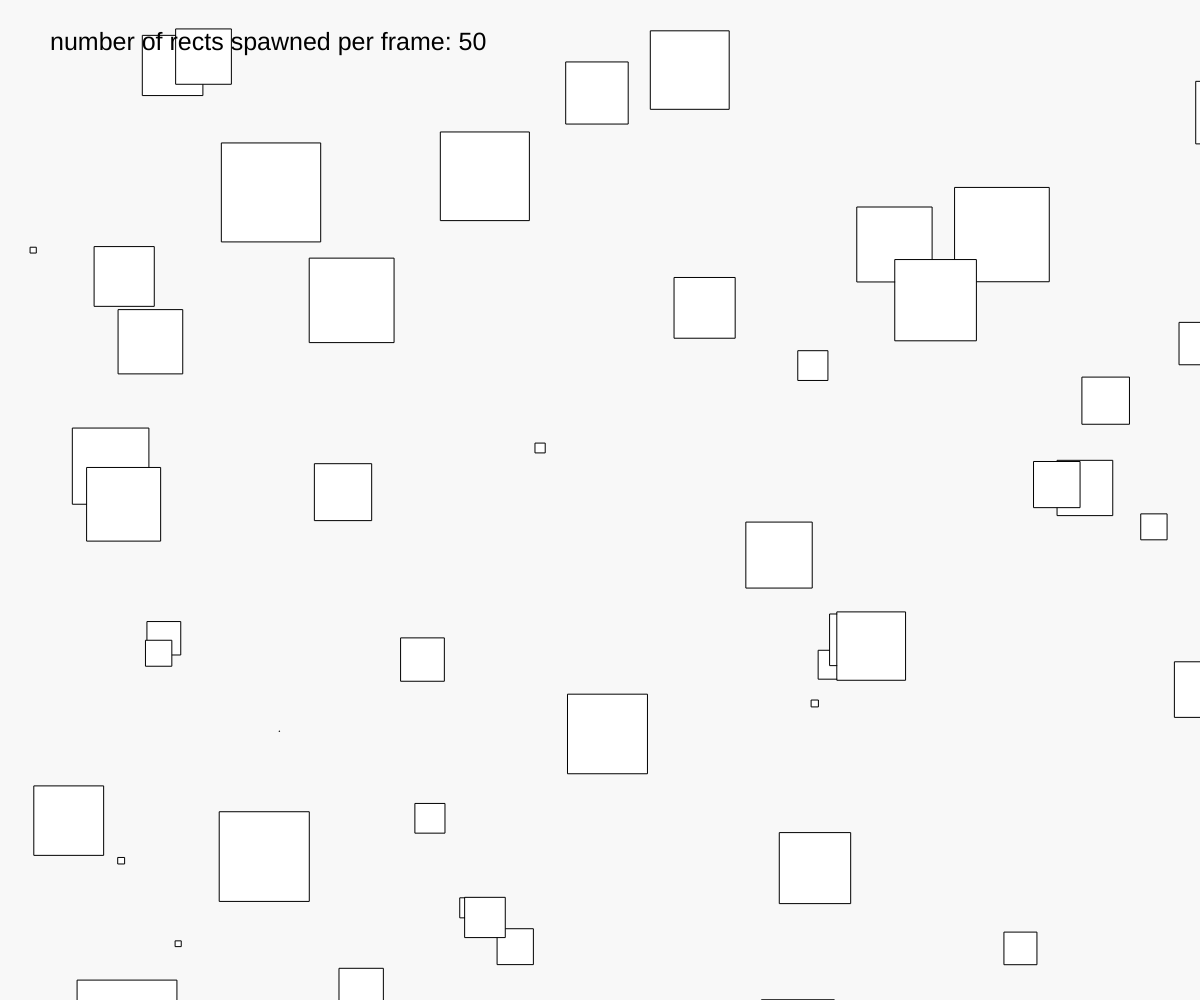
Frame 1 (no input)
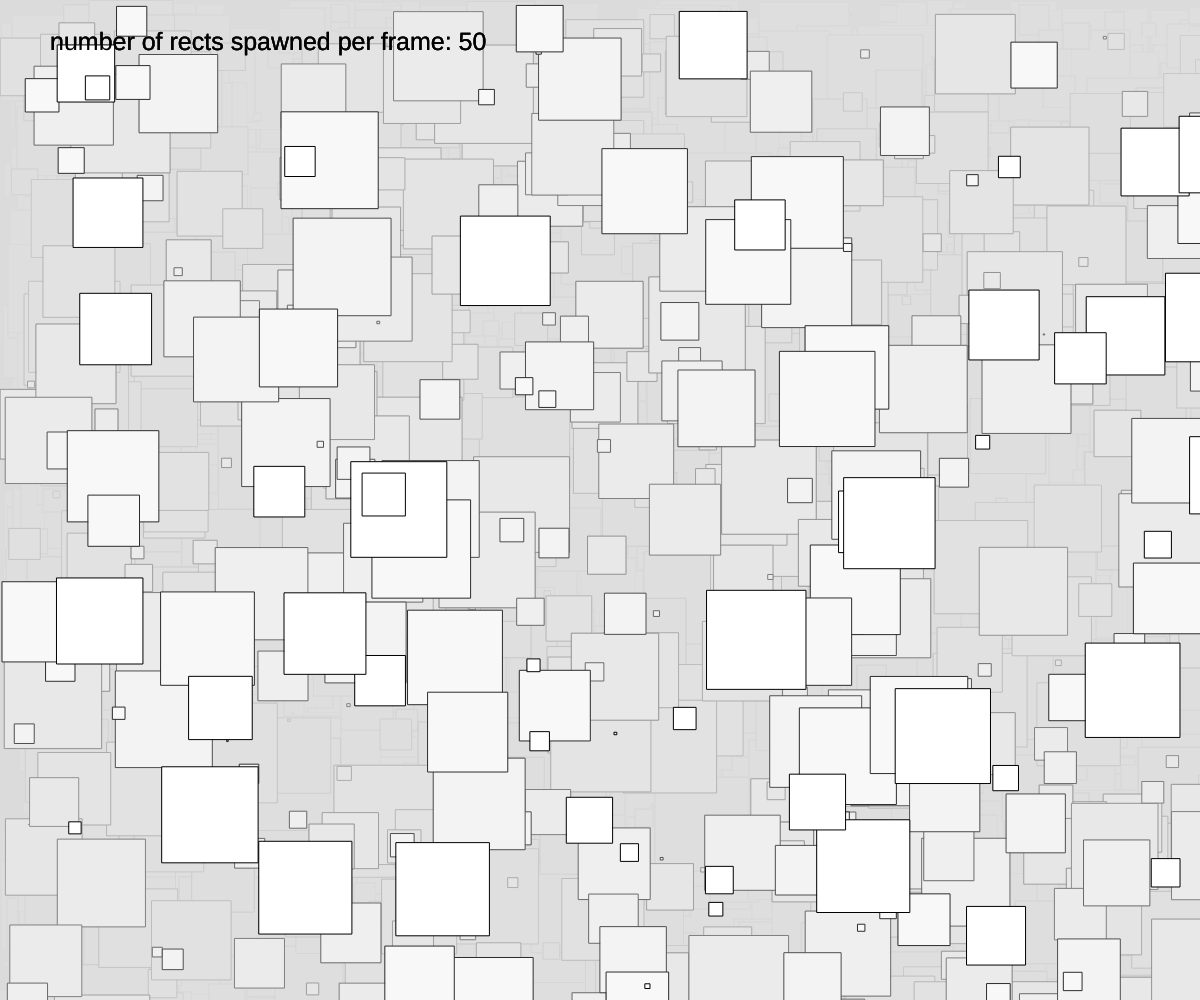
Frame 60 (no input)
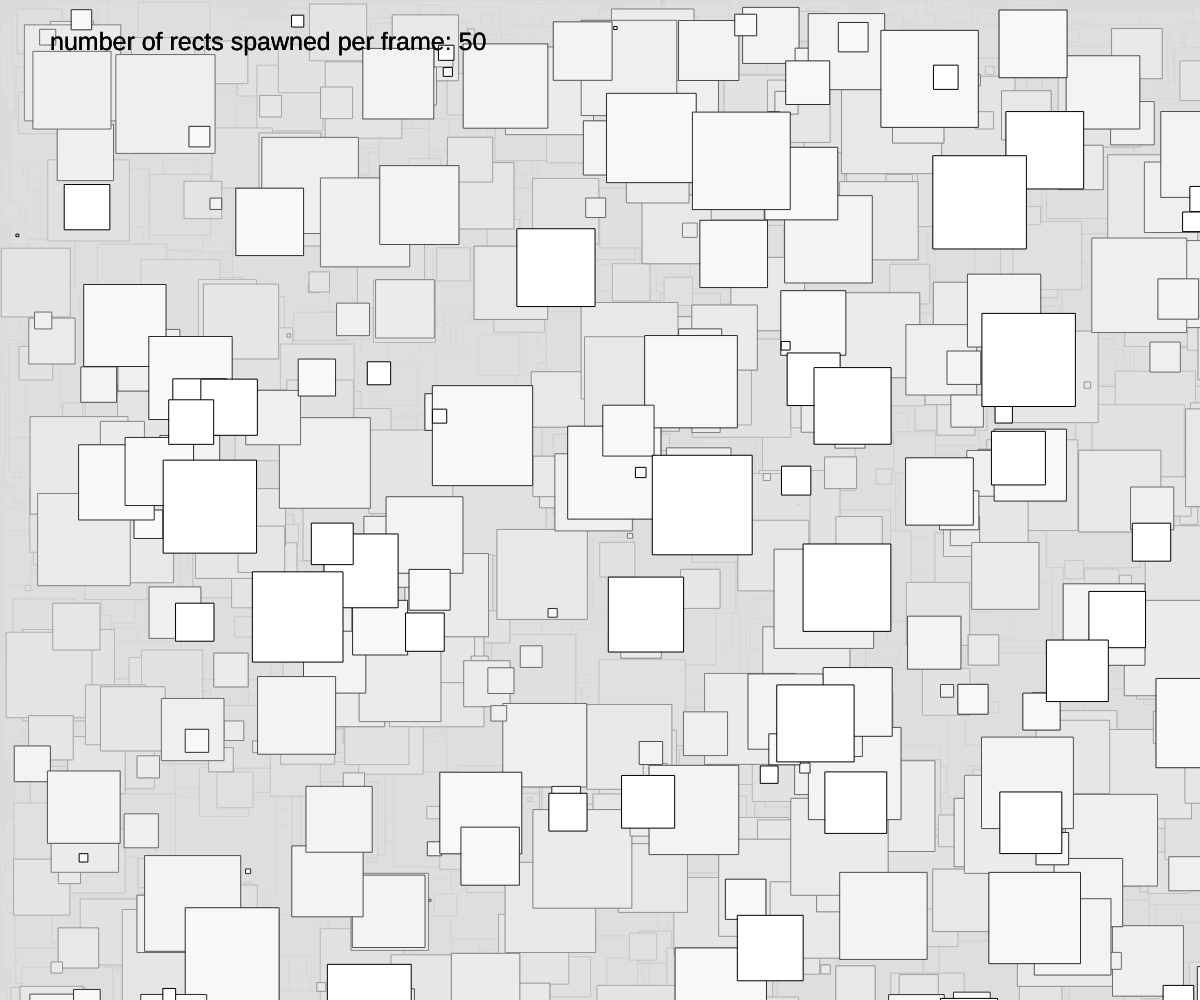
Frame 120 (the mouse pressed at the canvas centre since frame 60)

The p5.js sketch that drew these frames (run headless with seeded random() and noise() and a simulated clock; from frame 60 on, the mouse is pressed at the canvas centre):

// p5.js sketch
// ── sketch.js
let num = 100;
let slider

function setup() {
  createCanvas(windowWidth, windowHeight);
  slider = createSlider(1, 200)

  textSize(25)
}

function draw() {
  background(220,50);
 
  num = slider.value()
  
  

  for(let i = 0; i<num; i++){
    rect(random(width), random(height), random(100)) 
  }
  text('number of rects spawned per frame: ' + num,50,50)
  
  // rect(random(width), random(height), random(100)) 
  // rect(random(width), random(height), random(100)) 
  // rect(random(width), random(height), random(100)) 
  // rect(random(width), random(height), random(100)) 
  // rect(random(width), random(height), random(100)) 
  // rect(random(width), random(height), random(100)) 
  // rect(random(width), random(height), random(100)) 
  // rect(random(width), random(height), random(100)) 
  // rect(random(width), random(height), random(100)) 
  // rect(random(width), random(height), random(100)) 


}
